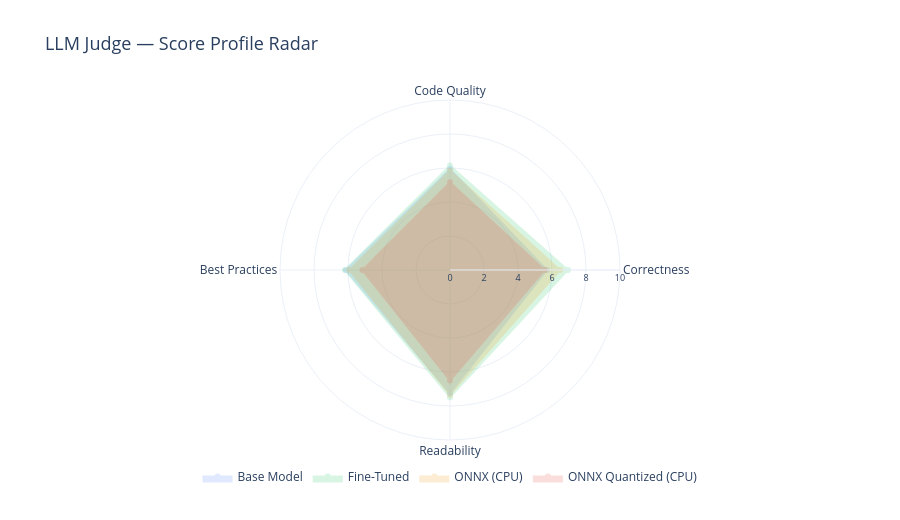

The cell this chart's notebook holds for it:
### Markdown cell above
---
## 📊 Plot 7 — LLM Judge: Radar Chart per Model

Radar (spider) chart showing the LLM judge score profile for each model.
Helps visualise where each model is strong or weak at a glance.

### Code cell
# Plot 7 — Radar chart of LLM judge scores

radar_keys   = ["correctness", "code_quality", "best_practices", "readability"]
radar_labels = ["Correctness", "Code Quality", "Best Practices", "Readability"]
# Close the polygon
radar_labels_closed = radar_labels + [radar_labels[0]]

fig7 = go.Figure()

for model in MODELS:
    scores = llm_judge[model]["aggregate_scores"]
    vals   = [scores[k] for k in radar_keys]
    vals_closed = vals + [vals[0]]
    fig7.add_trace(go.Scatterpolar(
        r=vals_closed,
        theta=radar_labels_closed,
        name=MODEL_LABELS[model],
        line=dict(color=COLORS[model], width=2),
        fill="toself",
        fillcolor=COLORS[model],
        opacity=0.18,
        hovertemplate="<b>" + MODEL_LABELS[model] + "</b><br>%{theta}: %{r:.2f}<extra></extra>",
    ))

fig7.update_layout(
    title_text="LLM Judge — Score Profile Radar",
    title_font_size=18,
    polar=dict(
        radialaxis=dict(visible=True, range=[0, 10], tickfont_size=9),
    ),
    template="plotly_white",
    height=520,
    legend=dict(orientation="h", yanchor="bottom", y=-0.15, xanchor="center", x=0.5),
)

fig7.show()
save_plot(fig7, "07_llm_judge_radar")

### Figure 1 — Plotly figure (JSON) as saved in the notebook; plotly's stock layout.template omitted (floating-point values rounded to 4 significant figures)
{"data": [{"fill": "toself", "fillcolor": "#5B8CFF", "hovertemplate": "<b>Base Model</b><br>%{theta}: %{r:.2f}<extra></extra>", "line": {"color": "#5B8CFF", "width": 2}, "name": "Base Model", "opacity": 0.18, "r": [5.7, 5.95, 6.12, 7.24, 5.7], "theta": ["Correctness", "Code Quality", "Best Practices", "Readability", "Correctness"], "type": "scatterpolar"}, {"fill": "toself", "fillcolor": "#2ECC71", "hovertemplate": "<b>Fine-Tuned</b><br>%{theta}: %{r:.2f}<extra></extra>", "line": {"color": "#2ECC71", "width": 2}, "name": "Fine-Tuned", "opacity": 0.18, "r": [6.93, 6.14, 6.18, 7.48, 6.93], "theta": ["Correctness", "Code Quality", "Best Practices", "Readability", "Correctness"], "type": "scatterpolar"}, {"fill": "toself", "fillcolor": "#F39C12", "hovertemplate": "<b>ONNX (CPU)</b><br>%{theta}: %{r:.2f}<extra></extra>", "line": {"color": "#F39C12", "width": 2}, "name": "ONNX (CPU)", "opacity": 0.18, "r": [6.47, 5.84, 5.92, 7.34, 6.47], "theta": ["Correctness", "Code Quality", "Best Practices", "Readability", "Correctness"], "type": "scatterpolar"}, {"fill": "toself", "fillcolor": "#E74C3C", "hovertemplate": "<b>ONNX Quantized (CPU)</b><br>%{theta}: %{r:.2f}<extra></extra>", "line": {"color": "#E74C3C", "width": 2}, "name": "ONNX Quantized (CPU)", "opacity": 0.18, "r": [5.56, 5.16, 5.15, 6.5, 5.56], "theta": ["Correctness", "Code Quality", "Best Practices", "Readability", "Correctness"], "type": "scatterpolar"}], "layout": {"height": 520, "legend": {"orientation": "h", "x": 0.5, "xanchor": "center", "y": -0.15, "yanchor": "bottom"}, "polar": {"radialaxis": {"range": [0, 10], "tickfont": {"size": 9}, "visible": true}}, "title": {"font": {"size": 18}, "text": "LLM Judge — Score Profile Radar"}}}
